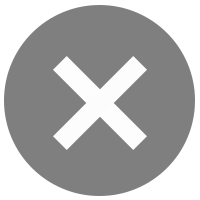
#> input picture resources/image_load_error.png, 200 x 200 px; its folder holds only this picture in this run
$ python -i main.py   (imports and definitions only)
#> lines starting #> are read from the running program, lines starting #| are printed output that depends on the picture
### einträge.py
import json
import os.path
import string
import random
from PIL import Image

placeholders = ["new daylytea entry", "new notes entry", "new upcoming entry", "new weather entry", "new space entry",
                "new crypto entry", "new mails entry"]


def ent_to_str(ent):
    ausgabe = f"{str(ent['title'])} \n\n{str(ent['txt'])}"
    return ausgabe


# [7 lines left out: function remove_slice, not called in this run]


class Eintraege:
    daylytea = 0
    notes = 1
    upcoming = 2
    weather = 3
    space = 4
    crypto = 5
    mails = 6

    def __init__(self, dump_location):
        self.dumpsterpath = str(dump_location)
        if os.path.isfile(self.dumpsterpath):
            with open(self.dumpsterpath, 'r') as file:
                self.dump = json.load(file)
                file.close()
        else:
            # Basic dumb structure

            # dumpfile consists of diffrent cards {}
            # cards consist of "name" and "entrys"
            # "name" is a string of the name of the card 'Kartei 1'
            # "entrys" is a list with the entrys of the card []

            # Basic Entry Structure
            # {"title": "str", "txt": "text for entry", "api": 0/1,
            # "api_conf":["what to access"]["in the api data"], "api_lnk": "api options",
            # "img": [0/1, Image(), 0/1], "qr": 0/1 ,"qr_data": "data for qr code (code will be made from it)"}
            card_id = self.generate_id()
            card_id2 = self.generate_id()
            dump_dummy = [{"name": "Kartei 1", "entrys":
                                                [{"title": "title",
                                                  "txt": "placeholder",
                                                  "api": 0,
                                                  "api_conf": ["empty"],
                                                  "api_lnk": "",
                                                  "img": [0, "path/to/image", 0],
                                                  "qr": 0,
                                                  "qr_data": "",
                                                  "id": "#inhsiwwfjcrlxmqwsvcn"}],
                            'icon': [0, 'noicon'], 'id': card_id},
                            {"name": "Kartei 2", "entrys": [], 'icon': [0, 'noicon'], 'id': card_id2}]
            with open(self.dumpsterpath, 'w') as file:
                json.dump(dump_dummy, file)
                file.close()
            with open(self.dumpsterpath, 'r') as file:
                self.dump = json.load(file)
                file.close()

    @staticmethod
    def generate_id():
        chars = string.ascii_lowercase
        rnd_id = '#' + ''.join(random.choice(chars) for i in range(20))
        return rnd_id

    # [10 lines left out: function new_entry, not called in this run]

    def new_card(self, name='neue_kartei'):
        card_id = self.generate_id()
        self.dump.append({'name': name, 'icon': [0, 'noicon'], 'entrys': [], 'id': card_id})

    # [98 lines left out: functions savedump, reloaddump, dmp_by_id, move_card_up, move_card_down, move_ent_down and 1 more, not called in this run]


    def printdump(self):
        print(self.dump)

### main.py
import sys
import subprocess
import multiprocessing
from time import strftime, sleep
from tkinter import font, messagebox
from tkinter import *
import PIL.Image as Im
from PIL import ImageTk
import qrcode
import os
from einträge import *

# set up some parameters
# [3 lines not run here, left out]

dumplocation = "./dmps/dumpfile.json"
x = 700
y = 700#860
dpbackground = 'lightgrey'
rootbackground = 'grey'
clockbackground = 'grey'
buttonbackground = 'darkgrey'
pressed_btn_color = '#cccccc'
pressed = 0
# create the most important objects
# [1 line not run here, left out]
# [1 line that did not run here, left out]
# [1 line that did not run here, left out]
# [1 line that did not run here, left out]
# [1 line that did not run here, left out]
# [1 line that did not run here, left out]
eintragsliste = Eintraege(dump_location=dumplocation)
# [1 line that did not run here, left out]
# [1 line that did not run here, left out]
karteien = []
pictures = []
qr_codes = []

if sys.platform == 'win32':
    pypy = 'python'
else:
    pypy = 'python3'

# Funktion die ich aus dem Internet geklaut habe, um rgb Farben in TKinter zu nutzen
def rgbtohex(r,g,b):
    return f'#{r:02x}{g:02x}{b:02x}'

# Funktion um alle items as einem Frame oder Canvas oder so was zu reinigen
# [16 lines left out: functions meister_proper, create_dp_for_dp, not called in this run]


def open_editor():
    subprocess.Popen([pypy, 'dumb_editor.py'])


# [8 lines left out: function module_load, not called in this run]


def picture_load():
    global pictures
    pictures = []
    img = Im.open('./resources/image_load_error.png').convert('RGBA')
#> img is the input picture: PIL image 200x200 RGBA; mean R, G, B, A 48.3, 48.2, 48.2, 104.5
    ix, iy = img.size
#> ix = 200; iy = 200
    wish_size = 100
    img = img.resize((wish_size, int(iy*(wish_size/ix))), Im.LANCZOS)
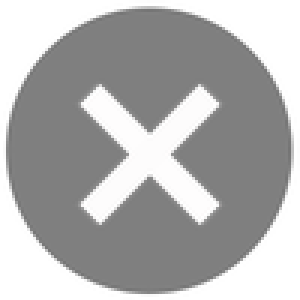
#> img: PIL image 100x100 RGBA (shown 3 times larger); mean R, G, B, A 26.2, 26.1, 26.1, 104.5; transparent parts drawn white
    imgbg = Im.new('RGBA', img.size, dpbackground.upper())
    imgbg.paste(img, mask=img)
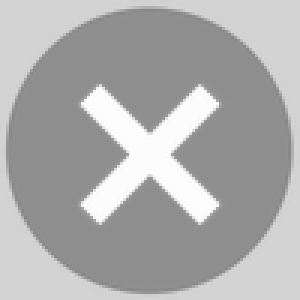
#> imgbg: PIL image 100x100 RGBA (shown 3 times larger); mean R, G, B, A 150, 149.9, 149.9, 215; transparent parts drawn white
    imgbg = ImageTk.PhotoImage(imgbg)
    pictures.append({'id': 'no_id', 'img': imgbg, 'big': 0})

    for tt in eintragsliste.dump:
        for ee in tt['entrys']:
            if ee['img'][0]:
                if not ee['img'][2]:
                    img = Im.open(ee['img'][1]).convert('RGBA')
                    ix, iy = img.size
                    wish_size = 100
                    img = img.resize((wish_size, int(iy*(wish_size/ix))), Im.LANCZOS)
                    imgbg = Im.new('RGBA', img.size, dpbackground.upper())
                    imgbg.paste(img, mask=img)
                    imgbg = ImageTk.PhotoImage(imgbg)
                else:
                    img = Im.open(ee['img'][1]).convert('RGBA')
                    ix, iy = img.size
                    wish_size = 200
                    img = img.resize((int(ix*(wish_size/iy)), wish_size), Im.LANCZOS)
                    imgbg = Im.new('RGBA', img.size, dpbackground.upper())
                    imgbg.paste(img, mask=img)
                    imgbg = ImageTk.PhotoImage(imgbg)
                pictures.append({'id': ee['id'], 'img': imgbg, 'big': ee['img'][2]})
#> after the loop, pictures = 1 item


# [137 lines left out: functions qr_load, show_frame_x, not called in this run]


# funktion für den close button
def close(roo):
    roo.quit()


# update von allen items (unnütz weil man einfach root.update() machen kann)
def updateall(it):
    for i in it:
        i.update()


# [68 lines left out: functions pressed_kartei, adding_test, update_time, update_weekd, reload, kartei_length_check, not called in this run]


# [149 lines not run here, left out]

>>> result = picture_load()
